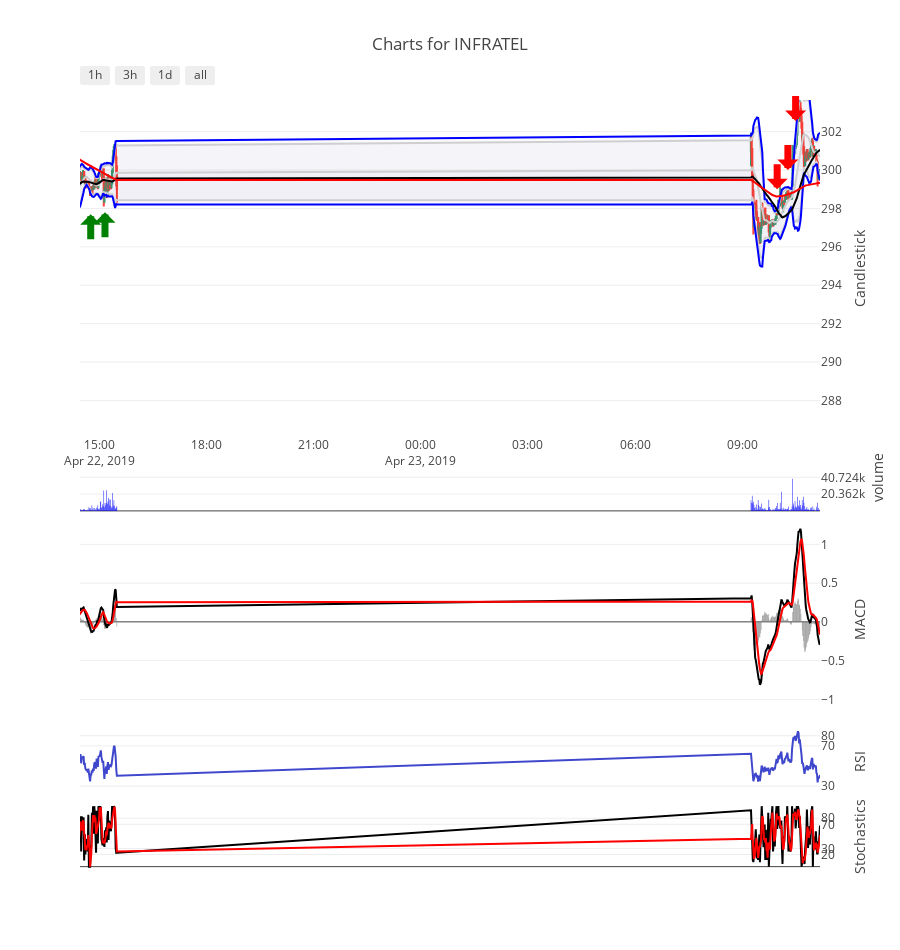

The notebook cell saved with this chart:
### Code cell
if mode == "Algo":
    x = 'INFRATEL'
    
    toDate = dt.datetime(2019,4,23,15,15)
    fromDate = getFromDate(toDate)
    STATE = "BUY"
    logger.setLevel(logging.DEBUG)
    portfolio = pd.DataFrame([x])
    papertrade = True
    
    temp_data = getData(x, fromDate, toDate, "minute")
    
    a = algoTrade(temp_data)
    
    buy, sell = a.tradeDecision()
    
    fig = createPlot(x)
    plot_set1(temp_data)
    
    buy_df = annotateBuySell(buy, "Buy")
    sell_df = annotateBuySell(sell, "Sell")
    plotData(x, True)

### Figure 1 — Plotly figure (JSON) as saved in the notebook; plotly's stock layout.template omitted (floating-point values rounded to 4 significant figures; data arrays with more than 128 entries replaced by an {"elided": "..."} marker saying what was removed)
{"data": [{"close": {"elided": "492 float values"}, "high": {"elided": "492 float values"}, "low": {"elided": "492 float values"}, "name": "Candlestick", "open": {"elided": "492 float values"}, "showlegend": false, "type": "candlestick", "uid": "f9da0637-765e-4114-aada-135e48f24ed0", "x": {"elided": "492 str values"}, "xaxis": "x", "yaxis": "y"}, {"line": {"color": "lightgrey"}, "name": "BB_up", "showlegend": false, "type": "scatter", "uid": "2e32eba1-ab52-495f-8c34-82d3e1a31172", "x": {"elided": "492 str values"}, "xaxis": "x", "y": {"elided": "492 float values"}, "yaxis": "y"}, {"fill": "tonexty", "fillcolor": "rgba(0,40,100,0.02)", "line": {"color": "lightgrey"}, "name": "BB_low", "showlegend": false, "type": "scatter", "uid": "2de8775f-0248-42f2-a36b-f3cd79f9c288", "x": {"elided": "492 str values"}, "xaxis": "x", "y": {"elided": "492 float values"}, "yaxis": "y"}, {"fill": "tonexty", "fillcolor": "rgba(0,40,100,0.02)", "line": {"color": "lightgrey"}, "name": "BB_mid", "showlegend": false, "type": "scatter", "uid": "d0b628b6-ae4e-43e8-8071-466fb9d9b343", "x": {"elided": "492 str values"}, "xaxis": "x", "y": {"elided": "492 float values"}, "yaxis": "y"}, {"line": {"color": "blue"}, "name": "BB_up2", "showlegend": false, "type": "scatter", "uid": "18289926-a50c-4bf0-bb1f-34c715ddef41", "x": {"elided": "492 str values"}, "xaxis": "x", "y": {"elided": "492 float values"}, "yaxis": "y"}, {"fill": "tonexty", "fillcolor": "rgba(0,40,100,0.02)", "line": {"color": "blue"}, "name": "BB_low2", "showlegend": false, "type": "scatter", "uid": "e06b03c0-cff9-42c2-b6eb-06998837cdf2", "x": {"elided": "492 str values"}, "xaxis": "x", "y": {"elided": "492 float values"}, "yaxis": "y"}, {"line": {"color": "black"}, "name": "MACD", "showlegend": false, "type": "scatter", "uid": "828a7abe-6f4e-4222-a3af-7205db7df1e7", "x": {"elided": "492 str values"}, "xaxis": "x", "y": {"elided": "492 float values"}, "yaxis": "y3"}, {"line": {"color": "red"}, "name": "MACD signal", "showlegend": false, "type": "scatter", "uid": "97056e3e-f6c1-416e-ac1b-68a8086f1017", "x": {"elided": "492 str values"}, "xaxis": "x", "y": {"elided": "492 float values"}, "yaxis": "y3"}, {"marker": {"color": "grey"}, "name": "MACD Hist", "showlegend": false, "type": "bar", "uid": "7e39cb35-2645-4526-8e87-d235794d21f0", "x": {"elided": "492 str values"}, "xaxis": "x", "y": {"elided": "492 float values"}, "yaxis": "y3"}, {"line": {"color": "rgb(63, 72, 204)"}, "mode": "lines", "name": "RSI", "showlegend": false, "type": "scatter", "uid": "fed34ae0-0cbd-4da4-bac6-7e81ca31e681", "x": {"elided": "492 str values"}, "xaxis": "x", "y": {"elided": "492 float values"}, "yaxis": "y4"}, {"line": {"color": "black"}, "name": "%K", "showlegend": false, "type": "scatter", "uid": "c7c00521-6a29-44d8-a59b-5a8951821176", "x": {"elided": "492 str values"}, "xaxis": "x", "y": {"elided": "492 float values"}, "yaxis": "y5"}, {"line": {"color": "red"}, "name": "%D", "showlegend": false, "type": "scatter", "uid": "4c15c799-3f22-4463-a158-96f588ee678e", "x": {"elided": "492 str values"}, "xaxis": "x", "y": {"elided": "492 float values"}, "yaxis": "y5"}, {"line": {"color": "black"}, "name": "SMA20", "showlegend": false, "type": "scatter", "uid": "238336e8-279a-4b92-bedd-71f734419056", "x": {"elided": "492 str values"}, "xaxis": "x", "y": {"elided": "492 float values"}, "yaxis": "y"}, {"line": {"color": "red"}, "name": "SMA50", "showlegend": false, "type": "scatter", "uid": "d1d1b182-7a72-4cc8-b951-8a1b2eb6c5a2", "x": {"elided": "492 str values"}, "xaxis": "x", "y": {"elided": "492 float values"}, "yaxis": "y"}, {"marker": {"color": "blue"}, "name": "Volume", "showlegend": false, "type": "bar", "uid": "ad1010df-a720-4281-9564-fe9440bfaacd", "x": {"elided": "492 str values"}, "xaxis": "x", "y": {"elided": "492 int values"}, "yaxis": "y2"}], "layout": {"annotations": [{"arrowcolor": "red", "arrowhead": 1, "arrowsize": 0.5, "arrowwidth": 7, "ax": 0, "ay": -35, "showarrow": true, "x": "2019-04-22 10:59:00", "xref": "x", "y": 306.9, "yref": "y"}, {"arrowcolor": "red", "arrowhead": 1, "arrowsize": 0.5, "arrowwidth": 7, "ax": 0, "ay": -35, "showarrow": true, "x": "2019-04-22 11:46:00", "xref": "x", "y": 304.4, "yref": "y"}, {"arrowcolor": "red", "arrowhead": 1, "arrowsize": 0.5, "arrowwidth": 7, "ax": 0, "ay": -35, "showarrow": true, "x": "2019-04-22 13:46:00", "xref": "x", "y": 301.4, "yref": "y"}, {"arrowcolor": "red", "arrowhead": 1, "arrowsize": 0.5, "arrowwidth": 7, "ax": 0, "ay": -35, "showarrow": true, "x": "2019-04-22 14:21:00", "xref": "x", "y": 301, "yref": "y"}, {"arrowcolor": "red", "arrowhead": 1, "arrowsize": 0.5, "arrowwidth": 7, "ax": 0, "ay": -35, "showarrow": true, "x": "2019-04-23 09:59:00", "xref": "x", "y": 299, "yref": "y"}, {"arrowcolor": "red", "arrowhead": 1, "arrowsize": 0.5, "arrowwidth": 7, "ax": 0, "ay": -35, "showarrow": true, "x": "2019-04-23 10:17:00", "xref": "x", "y": 300, "yref": "y"}, {"arrowcolor": "red", "arrowhead": 1, "arrowsize": 0.5, "arrowwidth": 7, "ax": 0, "ay": -35, "showarrow": true, "x": "2019-04-23 10:30:00", "xref": "x", "y": 302.6, "yref": "y"}, {"arrowcolor": "green", "arrowhead": 1, "arrowsize": 0.5, "arrowwidth": 7, "ax": 0, "ay": 35, "showarrow": true, "x": "2019-04-22 12:11:00", "xref": "x", "y": 301.2, "yref": "y"}, {"arrowcolor": "green", "arrowhead": 1, "arrowsize": 0.5, "arrowwidth": 7, "ax": 0, "ay": 35, "showarrow": true, "x": "2019-04-22 12:18:00", "xref": "x", "y": 300.4, "yref": "y"}, {"arrowcolor": "green", "arrowhead": 1, "arrowsize": 0.5, "arrowwidth": 7, "ax": 0, "ay": 35, "showarrow": true, "x": "2019-04-22 12:48:00", "xref": "x", "y": 299.1, "yref": "y"}, {"arrowcolor": "green", "arrowhead": 1, "arrowsize": 0.5, "arrowwidth": 7, "ax": 0, "ay": 35, "showarrow": true, "x": "2019-04-22 12:56:00", "xref": "x", "y": 296.8, "yref": "y"}, {"arrowcolor": "green", "arrowhead": 1, "arrowsize": 0.5, "arrowwidth": 7, "ax": 0, "ay": 35, "showarrow": true, "x": "2019-04-22 12:59:00", "xref": "x", "y": 296.3, "yref": "y"}, {"arrowcolor": "green", "arrowhead": 1, "arrowsize": 0.5, "arrowwidth": 7, "ax": 0, "ay": 35, "showarrow": true, "x": "2019-04-22 14:45:00", "xref": "x", "y": 297.7, "yref": "y"}, {"arrowcolor": "green", "arrowhead": 1, "arrowsize": 0.5, "arrowwidth": 7, "ax": 0, "ay": 35, "showarrow": true, "x": "2019-04-22 15:09:00", "xref": "x", "y": 297.8, "yref": "y"}], "height": 950, "plot_bgcolor": "rgba(0,0,0,0)", "title": {"text": "Charts for INFRATEL"}, "xaxis": {"range": ["2019-04-22 14:27:00", "2019-04-23 11:11:00"], "rangeselector": {"buttons": [{"count": 1, "label": "1h", "step": "hour", "stepmode": "backward"}, {"count": 3, "label": "3h", "step": "hour", "stepmode": "backward"}, {"count": 6, "label": "1d", "step": "hour", "stepmode": "backward"}, {"step": "all"}]}, "rangeslider": {"visible": false}, "side": "bottom"}, "yaxis": {"anchor": "x", "domain": [0.5636, 1], "position": 0, "range": [286.1, 303.6], "side": "right", "title": {"text": "Candlestick"}}, "yaxis2": {"anchor": "x", "domain": [0.4664, 0.5536], "position": 0, "range": [0, 81448], "showgrid": true, "side": "right", "tickvals": [20362, 40724], "title": {"text": "volume"}, "visible": true}, "yaxis3": {"anchor": "x", "domain": [0.1945, 0.4564], "position": 0, "side": "right", "title": {"text": "MACD"}}, "yaxis4": {"anchor": "x", "domain": [0.09727, 0.1845], "position": 0, "side": "right", "tickvals": [20, 30, 70, 80], "title": {"text": "RSI"}}, "yaxis5": {"anchor": "x", "domain": [0, 0.08727], "side": "right", "tickvals": [20, 80, 30, 70], "title": {"text": "Stochastics"}}}}
